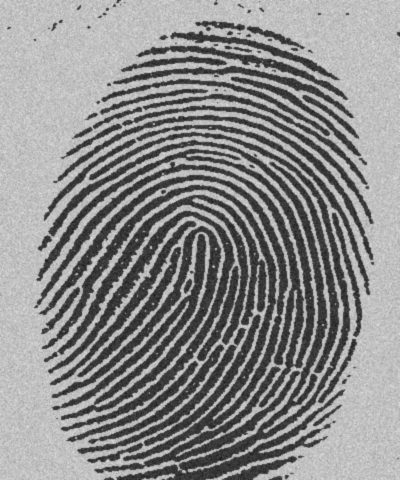
#> input picture day3/Image Processing/FingerPrint.jpg, 400 x 480 px, found by its file name
$ jupyter execute --allow-errors ImageProcessing.ipynb
#> lines starting #> are read from the running program, lines starting #| are printed output that depends on the picture; after the words box and inside, x2 and y2 are one past the last pixel; in counts of white or black regions, pixels touching at a corner belong together
# Image Processing Techniques

[cell 1]
from google.colab import drive
drive.mount('/content/drive/')

[cell 2]
import numpy as np
import cv2
from google.colab.patches import cv2_imshow
from matplotlib import pyplot as plt
import plotly
from skimage import io
from skimage import morphology as morp
import plotly.express as px
import plotly.graph_objects as go

[cell 3]
url1 = '/content/drive/My Drive/CVIT_WORKSHOP_2020/Image Processing'
url2 = '/content/drive/My Drive/CVIT_WORKSHOP_2020/images'

## **Session 1**
## Image Processing Techniques
(continuation of day2)

## Morphological Image Processing

### Erosion and Dilation

#> (a cell that did not finish here is left out)

### Opening and Closing - Fingerprint Problem

[cell 5]
I = cv2.imread(url1 + '/FingerPrint.jpg', cv2.IMREAD_GRAYSCALE)
#> I is the input picture: shape (480, 400); min 20, max 230, mean 140.2
ret,binary = cv2.threshold(I,125,255,cv2.THRESH_BINARY_INV)
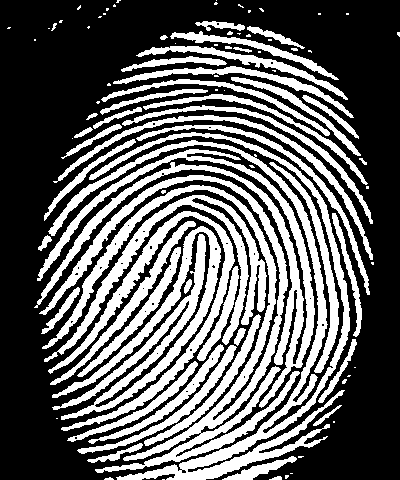
#> binary: shape (480, 400); 38% white; 97 white regions (49 under 20 px), largest, box (x1, y1, x2, y2) and area: (39, 175, 300, 473) 10942, (48, 132, 350, 480) 10088, (34, 149, 315, 408) 7425
se = morp.square(3,dtype='uint8')
print (se)
opening = cv2.morphologyEx(binary, cv2.MORPH_OPEN, se)
#> opening: shape (480, 400); 37.5% white; 82 white regions (14 under 20 px), largest, box (x1, y1, x2, y2) and area: (49, 132, 350, 480) 10001, (43, 185, 299, 467) 7807, (59, 195, 266, 354) 4436
closing = cv2.morphologyEx(opening, cv2.MORPH_CLOSE, se)
#> closing: shape (480, 400); 38.6% white; 30 white regions (8 under 20 px), largest, box (x1, y1, x2, y2) and area: (37, 125, 370, 480) 59637, (93, 77, 366, 184) 3444, (58, 115, 373, 260) 2100
closing2 = closing/255
# skeletonization, value can be o to 1
final = morp.medial_axis(closing2)*255
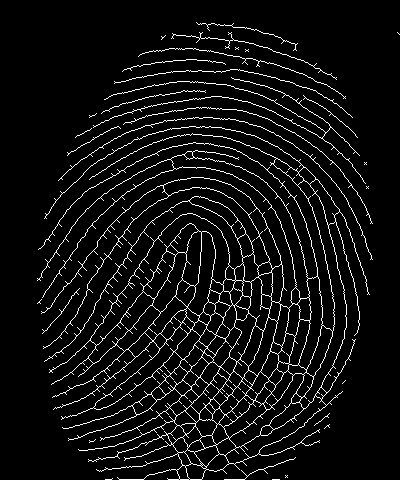
#> final: shape (480, 400) int64; 6.3% white in thin lines or dots, all inside (x1, y1, x2, y2) = (37, 22, 400, 480)
cv2_imshow(np.hstack([I, binary, opening, closing, final]))
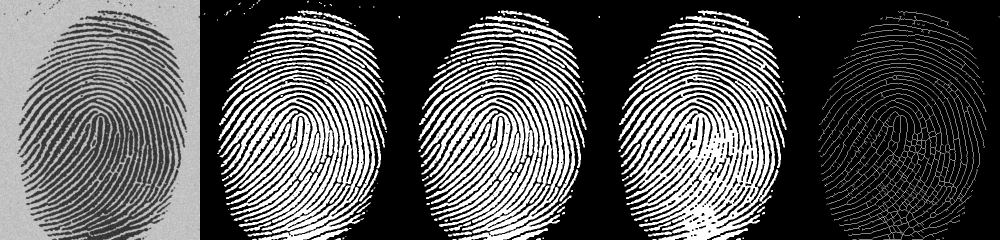
#> shown: shape (480, 2000) int64 (shown at 1/2 size); min 0, max 255, mean 89.4

### **HW 1**
Write a script which reads 'coin.jpg' as input and outputs a new image containing:
Also count the number of coins in each case.

1. only the coins touching the boundary of the image,
2. only the coins which overlap with each other,
3. only non-overlapping coins.

[cell 6]
I = cv2.imread(url1 + '/coins.jpg', cv2.IMREAD_GRAYSCALE)
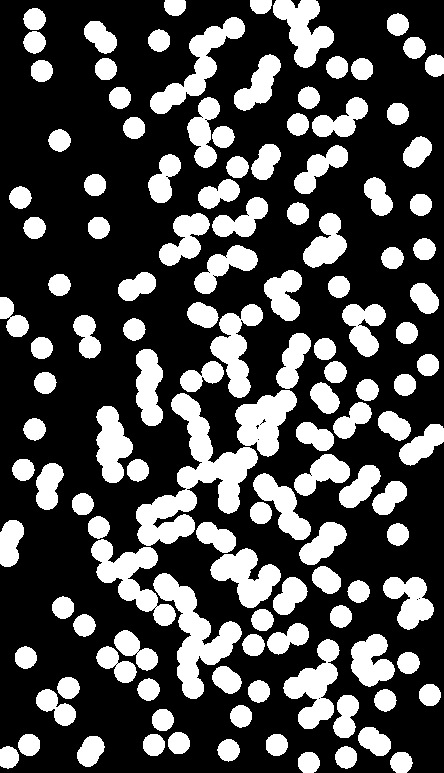
#> input picture day3/Image Processing/coins.jpg, 444 x 773 px, found by its file name
#> I is the input picture: shape (773, 444); min 0, max 255, mean 76.2
ret,binary = cv2.threshold(I,0,255,cv2.THRESH_BINARY+cv2.THRESH_OTSU)
#> binary: shape (773, 444); 29.9% white; 129 white regions, largest, box (x1, y1, x2, y2) and area: (136, 393, 258, 546) 6177, (153, 573, 242, 699) 3865, (91, 539, 176, 626) 2784
#> ret = 15

[cell 7]
# coins touching the boundary of the image

kernel = morp.disk(9, dtype='uint8')
erosion = cv2.erode(binary,kernel,iterations = 1)
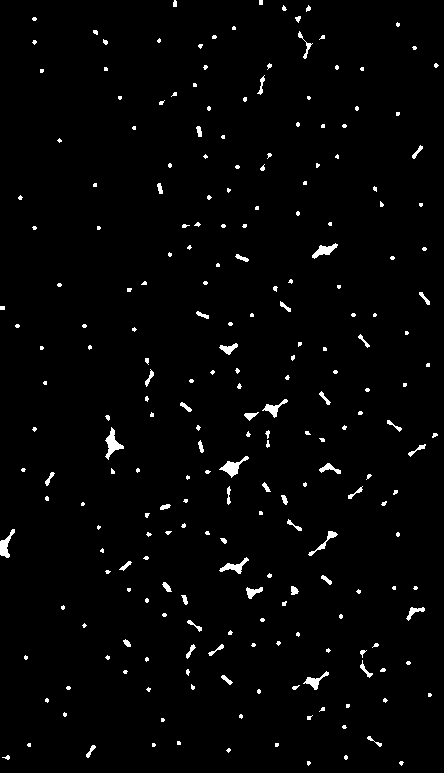
#> erosion: shape (773, 444); 2% white; 235 white regions (166 under 20 px), largest, box (x1, y1, x2, y2) and area: (105, 427, 124, 460) 242, (219, 456, 249, 478) 224, (0, 529, 15, 558) 184
img = erosion.copy()
img[9: img.shape[0] - 9, 9: img.shape[1] - 9] = 0
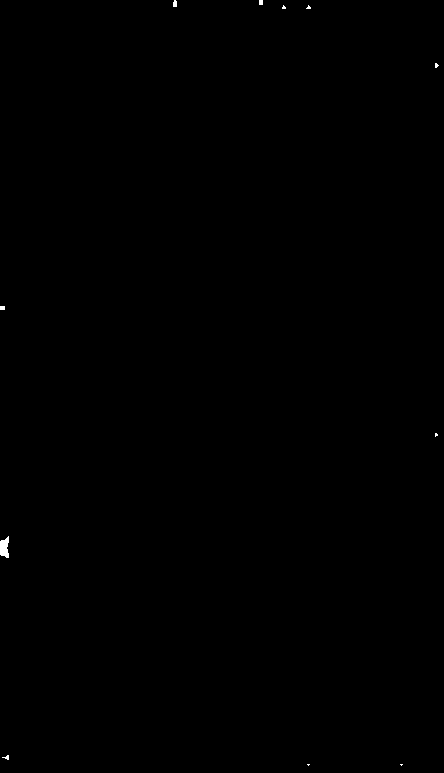
#> img: shape (773, 444); 0.08% white; 11 white regions (7 under 20 px), largest, box (x1, y1, x2, y2) and area: (0, 536, 9, 558) 147, (173, 0, 177, 7) 25, (259, 0, 263, 5) 20, (0, 306, 5, 310) 20
dilation = cv2.dilate(img,kernel,iterations = 1)
#> dilation: shape (773, 444); 1.1% white; 11 white regions, largest, box (x1, y1, x2, y2) and area: (0, 527, 18, 567) 627, (0, 746, 18, 769) 337, (426, 54, 444, 77) 334
# print(coins(dilation))
cv2_imshow(np.hstack([binary, erosion, img, dilation]))

[cell 8]
# non - overlapping coins

img = cv2.erode(binary, morp.disk(1))
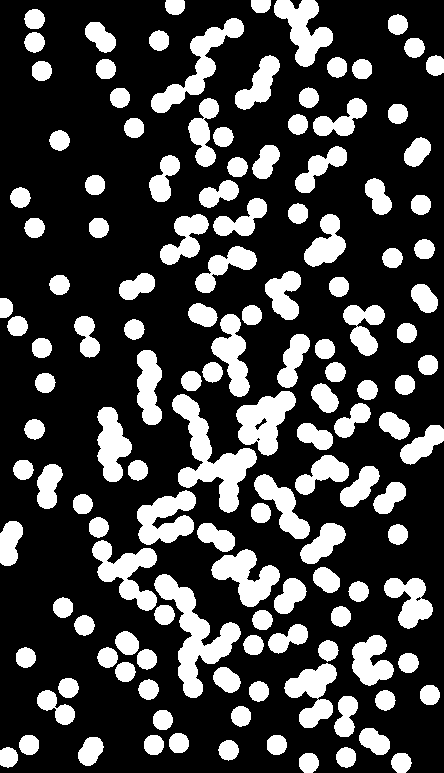
#> img: shape (773, 444); 26% white; 137 white regions, largest, box (x1, y1, x2, y2) and area: (172, 394, 257, 513) 3471, (154, 574, 241, 698) 3457, (151, 18, 244, 113) 2274
ker = morp.disk(6)
ker1 = np.zeros((25, 25))
ker1[6:19,6:19] = ker
ker1[0,:] = -1
ker1[-1,:] = -1
ker1[:,0] = -1
ker1[:,-1] = -1
out_img = cv2.morphologyEx(img, cv2.MORPH_HITMISS, ker1)
#> out_img: shape (773, 444); 0.24% white; 72 white regions (71 under 20 px), largest, box (x1, y1, x2, y2) and area: (173, 3, 177, 9) 24
final_img = cv2.dilate(out_img, morp.disk(10))
#> final_img: shape (773, 444); 8.8% white; 72 white regions, largest, box (x1, y1, x2, y2) and area: (94, 57, 118, 81) 452, (350, 57, 374, 81) 452, (30, 59, 54, 83) 452
cv2_imshow(np.hstack([binary, img, out_img, final_img]))
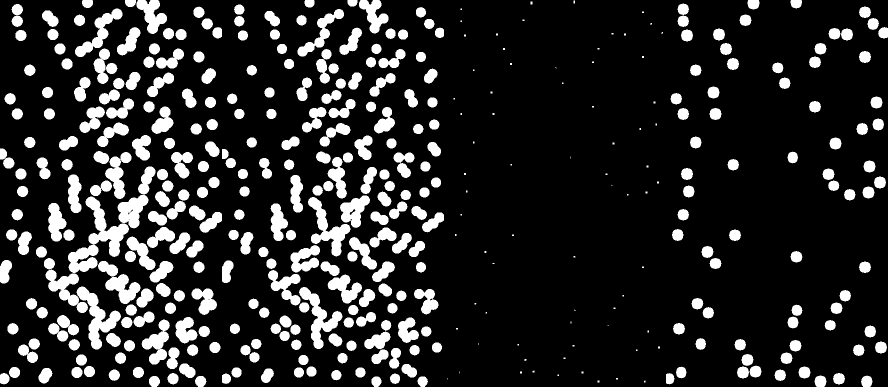
#> shown: shape (773, 1776) (shown at 1/2 size); 16.2% white; 410 white regions (71 under 20 px), largest, box (x1, y1, x2, y2) and area: (136, 393, 258, 546) 6177, (153, 573, 242, 699) 3865, (616, 394, 701, 513) 3471

[cell 9]
# overlapping coins

final_img = binary - final_img
final_img = cv2.morphologyEx(final_img, cv2.MORPH_OPEN, morp.disk(9))
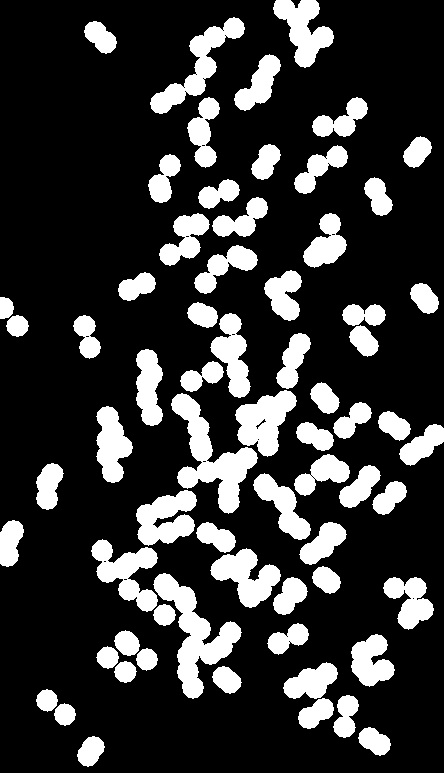
#> final_img: shape (773, 444); 21.1% white; 67 white regions, largest, box (x1, y1, x2, y2) and area: (153, 573, 242, 699) 3769, (171, 393, 258, 514) 3755, (150, 17, 245, 114) 2491
cv2_imshow(np.hstack([binary, final_img]))
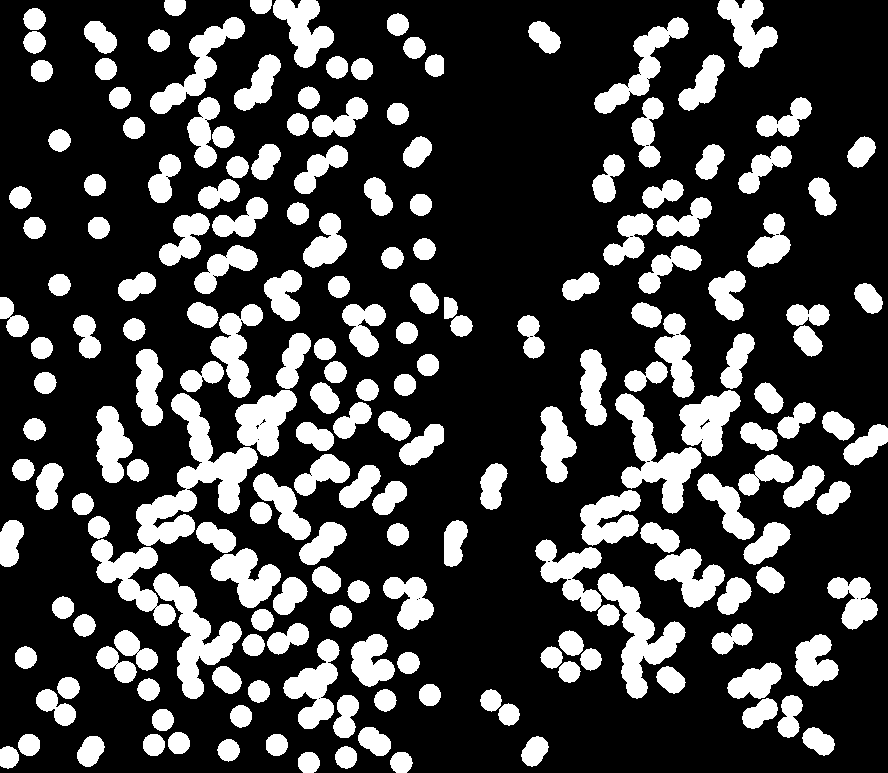
#> shown: shape (773, 888); 25.5% white; 196 white regions, largest, box (x1, y1, x2, y2) and area: (136, 393, 258, 546) 6177, (153, 573, 242, 699) 3865, (597, 573, 686, 699) 3769
